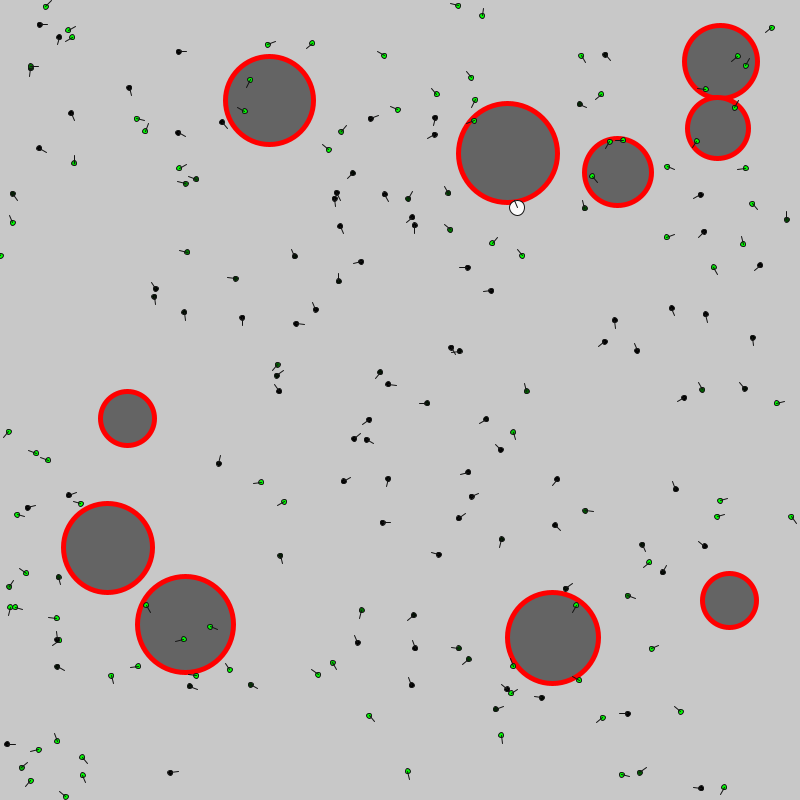
Frame 1 (no input)
Frame 60 (the mouse pressed at the canvas centre just before this capture): identical to frame 1, image omitted
Frame 120 (the mouse held since frame 60 and released just before this capture): identical to frame 1, image omitted

The Processing sketch that drew this single still picture (run headless with seeded random() and noise(); from frame 60 on, the mouse is pressed at the canvas centre):

// Processing sketch: Particlefilter
// ── Particlefilter.pde
Particleswarm swarm; //<>//
ArrayList<Obstacle> obstacles = new ArrayList();

void setup() {
  size(800, 800);
  swarm = new Particleswarm(200);
  createObstacles(10);
}

void draw() {

  background(200);
  swarm.moveParticles();
  drawObstacles();

  computeWeights();
  swarm.drawParticles();
}


void computeWeights() {
  float weightSum = 0; 
  // observation: measure distance
  float observation = swarm.getParticle(0).measureDistance(true);
  for (int i=1; i<swarm.nParticles; i++) {
    float sigma = 100.0;
    float x = swarm.getParticle(i).measureDistance(false);
    float weight =  1.0/(sigma * sqrt(TWO_PI)) * exp(-0.5*pow((x-observation)/sigma, 2));   
    swarm.weight.set(i, weight);
    weightSum += weight;
  }
  for(int i=1; i<swarm.nParticles; i++){
      swarm.weight.set(i, swarm.weight.get(i)/weightSum);
  }
  
}

void createObstacles(int number) {
  for (int i=0; i<number; i++) {
    obstacles.add(new Obstacle(new PVector(random(20, width-20), random(20, height-20)), (int)random(50, 100)));
  }
}

void drawObstacles() {
  ellipseMode(CENTER);
  for (Obstacle o : obstacles) {
    fill(100);
    strokeWeight(5);
    stroke(255, 0, 0);
    ellipse(o.pos.x, o.pos.y, o.radius, o.radius);
  }
}
// ── Obstacle.pde
class Obstacle{
  PVector pos;
  int radius;
  
  Obstacle(PVector pos, int radius){
    this.pos = pos;
    this.radius = radius;
  }
}
// ── Particle.pde
class Particle {
  float x;
  float y;
  float heading;
  float weight;

  Particle(float xPos, float yPos, float heading, float weight) {
    this.x = xPos;
    this.y = yPos;
    this.heading = heading;
    this.weight = weight;
  }

  /**
   * Measure the distance to the next obstacle or canvas border in heading direction of the particle.
   */
  float measureDistance(boolean showMeasurement) {
    PVector checkPos = new PVector(this.x, this.y);
    // ray casting, check if ray hits target or canvas border
    while (checkPos.x < width && checkPos.y < height && checkPos.x > 0 && checkPos.y > 0) {
      checkPos.x += sin(this.heading);
      checkPos.y -= cos(this.heading);
      if (red(get((int)checkPos.x, (int)checkPos.y)) == 255) {
        break;
      }
    }

    if (showMeasurement) {
      strokeWeight(1);
      stroke(180);
      line(this.x, this.y, checkPos.x, checkPos.y);
    }
    // compute euclidean distance
    return sqrt(pow(checkPos.x-this.x, 2) + pow(checkPos.y-this.y, 2));
  }
}
// ── Particleswarm.pde
class Particleswarm { //<>//

  int nParticles;
  float radius;
  ArrayList<Float> xPos = new ArrayList<Float>();  
  ArrayList<Float> yPos = new ArrayList<Float>();  
  ArrayList<Float> heading = new ArrayList<Float>();  
  ArrayList<Float> weight = new ArrayList<Float>();  

  Particleswarm() {
    this.nParticles = 2000;
    this.radius = 5;
    this.initialize();
  }

  Particleswarm(int amountOfParticles) {
    this.nParticles = amountOfParticles;
    this.radius = 5;
    this.initialize();
  }

  Particle getParticle(int idx) {
    return new Particle(this.xPos.get(idx), this.yPos.get(idx), this.heading.get(idx), this.weight.get(idx));
  }

  void initialize() {
    // generate random particles
    for (int i=0; i<this.nParticles; i++) {
      this.xPos.add(random(0, width));
      this.yPos.add(random(0, height));
      this.heading.add(random(0, TWO_PI));
      this.weight.add(1.0/nParticles);
    }
  }

  void drawParticles() {
    ellipseMode(CENTER);
    strokeWeight(1);
    stroke(20);

    // draw all other particles
    colorMode(RGB);
    for (int i=0; i<nParticles; i++) {
      Particle p = getParticle(i);  
      // ground truth particle
      if (i==0) {
        fill(250, 255);
        ellipse(p.x, p.y, this.radius+10, this.radius+10);
        line(p.x, p.y, p.x + sin(p.heading) * 8, p.y - cos(p.heading) * 8);
      } else {
        fill(0, map(p.weight, 0, 1.0/(this.nParticles-1), 0, 255), 0);
        ellipse(p.x, p.y, this.radius, this.radius);
        line(p.x, p.y, p.x + sin(p.heading) * 8, p.y - cos(p.heading) * 8);
      }
    }
  }


  void moveParticles() {
    if (keyPressed == true && key == CODED) {
      if (keyCode == UP) {
        for (int i=0; i<nParticles; i++) {
          this.xPos.set(i, this.xPos.get(i) + sin(this.heading.get(i))*5);
          this.yPos.set(i, this.yPos.get(i) - cos(this.heading.get(i))*5);
        }
      }

      if (keyCode == LEFT) {
        for (int i=0; i<nParticles; i++) {
          this.heading.set(i, this.heading.get(i) - 0.1);
        }
      }
      if (keyCode == RIGHT) {
        for (int i=0; i<nParticles; i++) {
          this.heading.set(i, this.heading.get(i) + 0.1);
        }
      }
    }
  }
}
